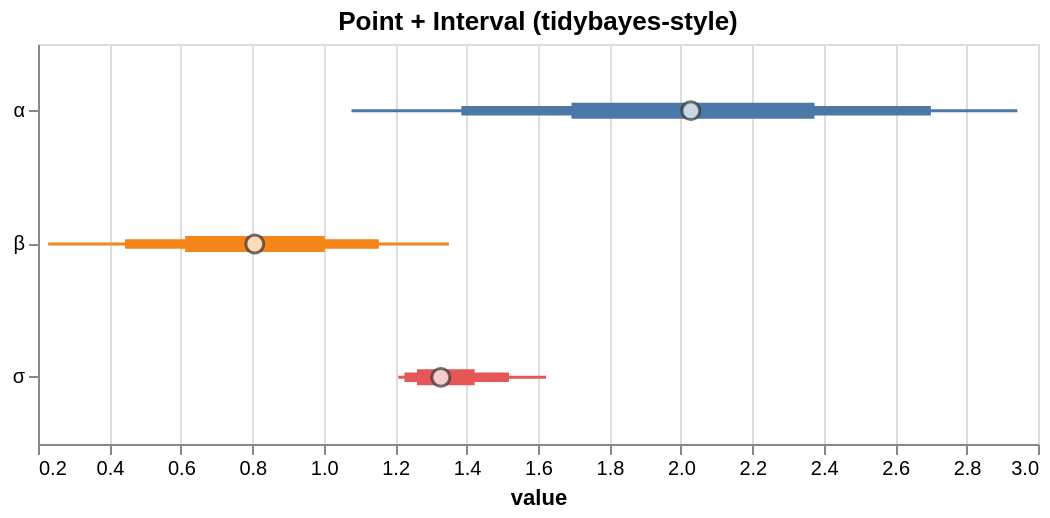

This figure's Vega-Lite source:
### Vega-Lite specification from a JSON file in a GitHub repository (floating-point values rounded to 4 significant figures)
{"$schema": "https://vega.github.io/schema/vega-lite/v5.json", "config": {"axis": {"labelLimit": 0}, "header": {"labelLimit": 0}, "legend": {"labelLimit": 0}}, "data": {"values": [{"__point__": 0.8069, "hi_0_5_": 1.003, "hi_0_8_": 1.154, "hi_0_95_": 1.35, "lo_0_5_": 0.612, "lo_0_8_": 0.4435, "lo_0_95_": 0.2284, "parameter": "β"}, {"__point__": 2.028, "hi_0_5_": 2.374, "hi_0_8_": 2.7, "hi_0_95_": 2.942, "lo_0_5_": 1.694, "lo_0_8_": 1.385, "lo_0_95_": 1.078, "parameter": "α"}, {"__point__": 1.328, "hi_0_5_": 1.423, "hi_0_8_": 1.519, "hi_0_95_": 1.623, "lo_0_5_": 1.261, "lo_0_8_": 1.226, "lo_0_95_": 1.209, "parameter": "σ"}]}, "height": 200, "layer": [{"encoding": {"color": {"field": "parameter", "legend": null, "type": "nominal"}, "tooltip": [{"field": "__point__", "title": "value (estimate)", "type": "quantitative"}, {"field": "parameter", "type": "nominal"}, {"field": "lo_0_95_", "title": "95% lo", "type": "quantitative"}, {"field": "hi_0_95_", "title": "95% hi", "type": "quantitative"}], "x": {"field": "lo_0_95_", "scale": {"zero": false}, "title": "value", "type": "quantitative"}, "x2": {"field": "hi_0_95_"}, "y": {"axis": {"title": null}, "field": "parameter", "type": "nominal"}}, "mark": {"strokeWidth": 1.5, "type": "rule"}, "params": [{"bind": "scales", "name": "grid", "select": {"encodings": ["x"], "type": "interval"}}]}, {"encoding": {"color": {"field": "parameter", "legend": null, "type": "nominal"}, "tooltip": [{"field": "__point__", "title": "value (estimate)", "type": "quantitative"}, {"field": "parameter", "type": "nominal"}, {"field": "lo_0_95_", "title": "95% lo", "type": "quantitative"}, {"field": "hi_0_95_", "title": "95% hi", "type": "quantitative"}], "x": {"field": "lo_0_8_", "scale": {"zero": false}, "title": "value", "type": "quantitative"}, "x2": {"field": "hi_0_8_"}, "y": {"axis": {"title": null}, "field": "parameter", "type": "nominal"}}, "mark": {"strokeWidth": 4.75, "type": "rule"}}, {"encoding": {"color": {"field": "parameter", "legend": null, "type": "nominal"}, "tooltip": [{"field": "__point__", "title": "value (estimate)", "type": "quantitative"}, {"field": "parameter", "type": "nominal"}, {"field": "lo_0_95_", "title": "95% lo", "type": "quantitative"}, {"field": "hi_0_95_", "title": "95% hi", "type": "quantitative"}], "x": {"field": "lo_0_5_", "scale": {"zero": false}, "title": "value", "type": "quantitative"}, "x2": {"field": "hi_0_5_"}, "y": {"axis": {"title": null}, "field": "parameter", "type": "nominal"}}, "mark": {"strokeWidth": 8.0, "type": "rule"}}, {"encoding": {"tooltip": [{"field": "__point__", "title": "value (estimate)", "type": "quantitative"}, {"field": "parameter", "type": "nominal"}, {"field": "lo_0_95_", "title": "95% lo", "type": "quantitative"}, {"field": "hi_0_95_", "title": "95% hi", "type": "quantitative"}], "x": {"field": "__point__", "scale": {"zero": false}, "type": "quantitative"}, "y": {"field": "parameter", "type": "nominal"}}, "mark": {"color": "white", "filled": true, "size": 80, "stroke": "#333", "strokeWidth": 1.5, "type": "point"}}], "title": "Point + Interval (tidybayes-style)", "width": 500}
